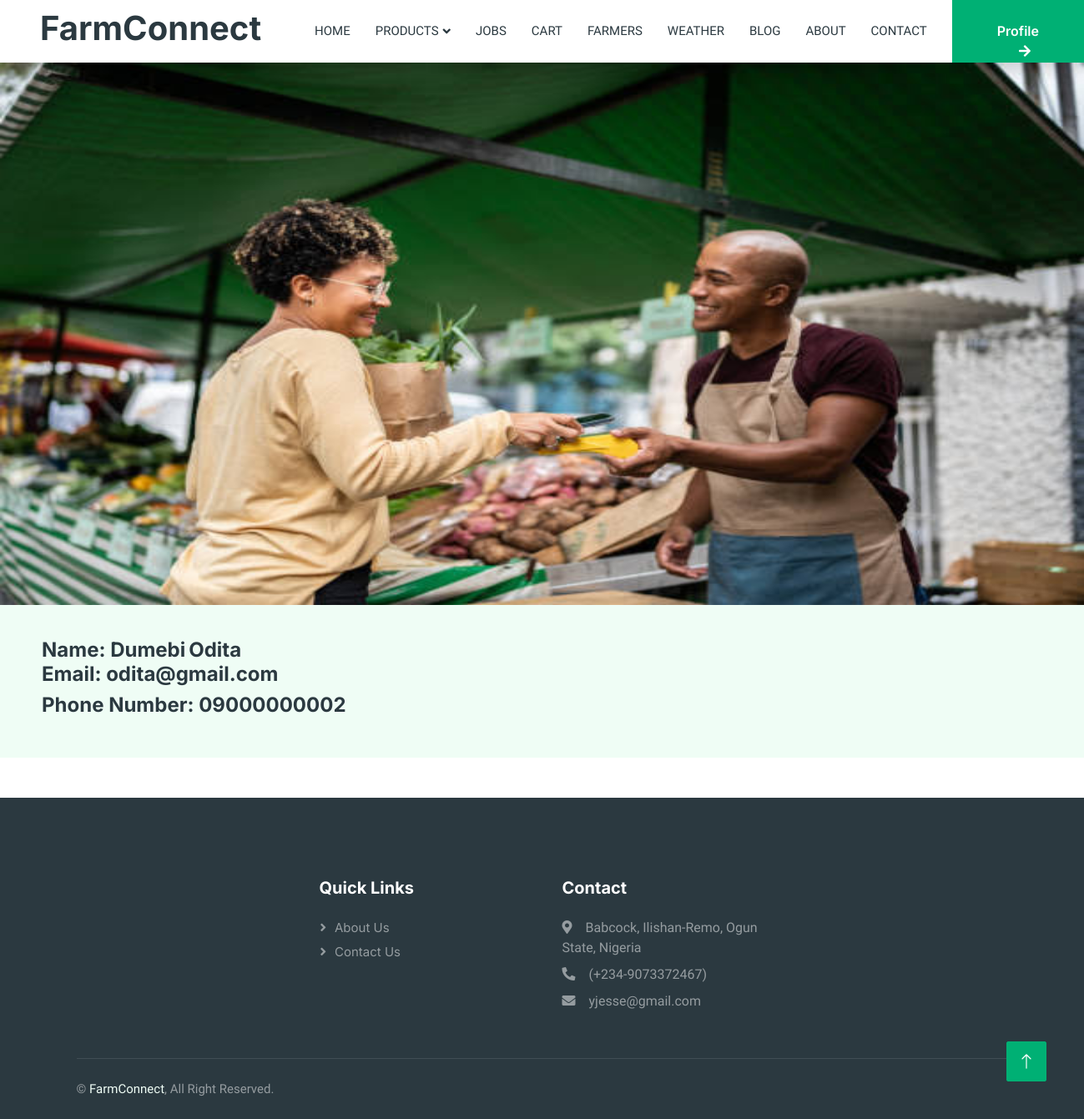
The page /ViewConsumerProfile.php?consumerId=1 on the database its author committed.
### tables this page shows
CREATE TABLE `consumers` (
  `consumerId` int(11) NOT NULL,
  `firstName` varchar(50) NOT NULL,
  `lastName` varchar(50) NOT NULL,
  `phoneNumber` varchar(15) NOT NULL,
  `registrationDate` date NOT NULL,
  `email` varchar(100) NOT NULL,
  `password` varchar(255) NOT NULL,
  `role` varchar(50) NOT NULL
);

### ViewConsumerProfile.php (the view, shortened to what this page needs)
<?php
include 'connect.php';
$consumerId = $_GET['consumerId'];
?>
<!DOCTYPE html>
<html lang="en">
<head>
    <link href="https://cdnjs.cloudflare.com/ajax/libs/font-awesome/5.10.0/css/all.min.css" rel="stylesheet">
    <link href="https://cdn.jsdelivr.net/npm/bootstrap-icons@1.4.1/font/bootstrap-icons.css" rel="stylesheet">
    <link href="lib/animate/animate.min.css" rel="stylesheet">
    <link href="lib/owlcarousel/assets/owl.carousel.min.css" rel="stylesheet">
    <link href="css/bootstrap.min.css" rel="stylesheet">
    <link href="css/style.css" rel="stylesheet">
</head>
<body>
    <div class="container-xxl bg-white p-0">
        <nav class="navbar navbar-expand-lg bg-white navbar-light shadow sticky-top p-0">
                <a href="Homepage.php" class="navbar-brand d-flex align-items-center text-center py-0 px-4 px-lg-5">
                    <h1>FarmConnect</h1>
                </a>
                <div class="collapse navbar-collapse" id="navbarCollapse">
                    <div class="navbar-nav ms-auto p-4 p-lg-0">
                        <a href="Homepage.php" class="nav-item nav-link">Home</a>
                        <div class="nav-item dropdown">
                            <a href="#" class="nav-link dropdown-toggle" data-bs-toggle="dropdown">Products</a>
                        </div>
                        <a href="job-list.php" class="nav-item nav-link">Jobs</a>
                        <a href="Cart.php" class="nav-item nav-link">Cart</a>
                        <a href="Farmers.php" class="nav-item nav-link">Farmers</a>
                        <a href="Weather.php" class="nav-item nav-link">Weather</a>
                        <a href="Blog.php" class="nav-item nav-link">Blog</a>
                        <a href="About.php" class="nav-item nav-link">About</a>
                        <a href="Contact.php" class="nav-item nav-link">Contact</a>
                    </div>
                    <a href="Profile.php" class="btn btn-primary rounded-0 py-4 px-lg-5 d-lg-block">Profile<i class="fa fa-arrow-right ms-3"></i></a>
                </div>
            </nav>
            <?php
                $getConsumerDetails = "SELECT * FROM consumers WHERE consumerId = $consumerId";
                $getConsumerDetailsResult = mysqli_query($conn, $getConsumerDetails);
                if($getConsumerDetailsResult){
                    while($row = mysqli_fetch_assoc($getConsumerDetailsResult)){
                        $firstName = htmlspecialchars($row['firstName']);
                        $lastName = htmlspecialchars($row['lastName']);
                        $email = htmlspecialchars($row['email']);
                        $phoneNumber = htmlspecialchars($row['phoneNumber']);
                        echo '<div>
                                <img src="img/consumer.jpeg" alt="" style="width: 100%; height: 650px"">
                                <div style="padding-left: 50px; padding-top: 40px; padding-bottom: 40px; background-color: #EFFDF5;">
                                    <h4 style="display: inline;">Name: '.$firstName.'</h4>
                                    <h4 style="display: inline;">'.$lastName.'</h4>
                                    <h4>Email: '.$email.'</h4>
                                    <h4>Phone Number: '.$phoneNumber.'</h4>
                                </div>
                            </div>';
                    }
                }
            ?>
        <div class="container-fluid bg-dark text-white-50 footer pt-5 mt-5 wow fadeIn" data-wow-delay="0.1s">
            <div class="container py-5">
                <div class="row g-5" style="display: flex; align-items: start; justify-content: center;">
                    <div class="col-lg-3 col-md-6">
                        <h5 class="text-white mb-4">Quick Links</h5>
                        <a class="btn btn-link text-white-50" href="About.php">About Us</a>
                        <a class="btn btn-link text-white-50" href="Contact.php">Contact Us</a>
                    </div>
                    <div class="col-lg-3 col-md-6">
                        <h5 class="text-white mb-4">Contact</h5>
                        <p class="mb-2"><i class="fa fa-map-marker-alt me-3"></i>Babcock, Ilishan-Remo, Ogun State, Nigeria</p>
                        <p class="mb-2"><i class="fa fa-phone-alt me-3"></i>(+234-9073372467)</p>
                        <p class="mb-2"><i class="fa fa-envelope me-3"></i>yjesse@gmail.com</p>
                    </div>
                </div>
            </div>
            <div class="container">
                <div class="copyright">
                    <div class="row">
                        <div class="col-md-6 text-center text-md-start mb-3 mb-md-0">
                            &copy; <a href="#">FarmConnect</a>, All Right Reserved.
                        </div>
                    </div>
                </div>
            </div>
        </div>
        <a href="#" class="btn btn-lg btn-primary btn-lg-square back-to-top"><i class="bi bi-arrow-up"></i></a>
    </div>
</body>
</html>

### css/style.css (style rules this page uses)
:root { --primary: #00B074; --secondary: #2B9BFF; --light: #EFFDF5; --dark: #2B3940; }
.back-to-top { position: fixed; display: none; right: 45px; bottom: 45px; z-index: 99; }
.btn { font-family: 'Inter', sans-serif; font-weight: 600; transition: .5s; }
.btn.btn-primary, .btn.btn-secondary { color: #FFFFFF; }
.btn-lg-square { width: 48px; height: 48px; }
.btn-square, .btn-sm-square, .btn-lg-square { padding: 0; display: flex; align-items: center; justify-content: center; font-weight: normal; border-radius: 2px; }
.navbar .dropdown-toggle::after { border: none; content: "\f107"; font-family: "Font Awesome 5 Free"; font-weight: 900; vertical-align: middle; margin-left: 5px; transition: .5s; }
.navbar-dark .navbar-nav .nav-link, .navbar-light .navbar-nav .nav-link { margin-right: 30px; padding: 25px 0; color: #FFFFFF; font-size: 15px; text-transform: uppercase; outline: none; }
.navbar-light .navbar-brand, .navbar-light a.btn { height: 75px; }
.navbar-light .navbar-nav .nav-link { color: var(--dark); font-weight: 500; }
.navbar-light.sticky-top { top: -100px; transition: .5s; }
.footer .btn.btn-link { display: block; margin-bottom: 5px; padding: 0; text-align: left; font-size: 15px; font-weight: normal; text-transform: capitalize; transition: .3s; }
.footer .btn.btn-link::before { position: relative; content: "\f105"; font-family: "Font Awesome 5 Free"; font-weight: 900; margin-right: 10px; }
.footer .copyright { padding: 25px 0; font-size: 15px; border-top: 1px solid rgba(256, 256, 256, .1); }
.footer .copyright a { color: var(--light); }

### rows shown on the page
consumers: firstName "Dumebi", lastName "Odita", email "odita@gmail.com", phoneNumber "09000000002"
